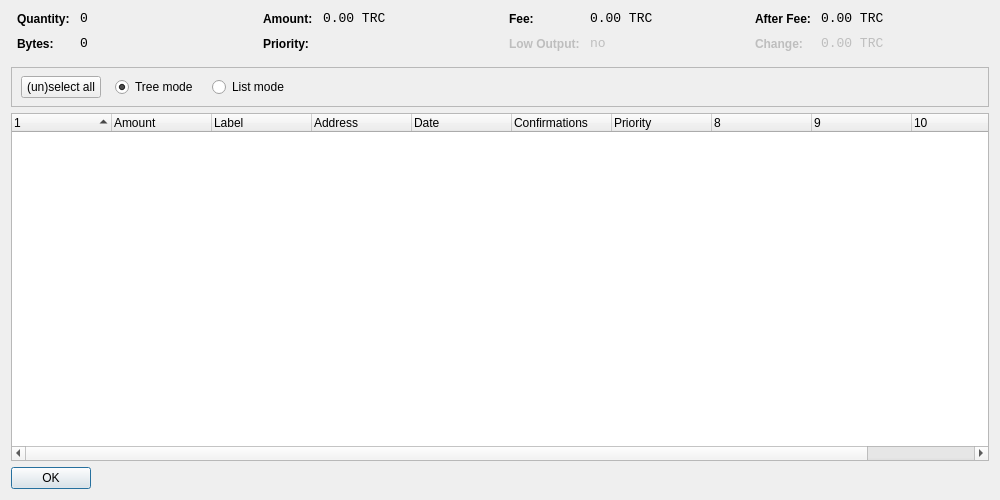
<?xml version="1.0" encoding="UTF-8"?>
<ui version="4.0">
 <class>CoinControlDialog</class>
 <widget class="QDialog" name="CoinControlDialog">
  <property name="geometry">
   <rect>
    <x>0</x>
    <y>0</y>
    <width>1000</width>
    <height>500</height>
   </rect>
  </property>
  <property name="windowTitle">
   <string>Coin Control</string>
  </property>
  <layout class="QVBoxLayout" name="verticalLayout">
   <item>
    <layout class="QHBoxLayout" name="horizontalLayoutTop" stretch="0,0,0,0">
     <property name="topMargin">
      <number>0</number>
     </property>
     <property name="bottomMargin">
      <number>10</number>
     </property>
     <item>
      <layout class="QFormLayout" name="formLayoutCoinControl1">
       <property name="horizontalSpacing">
        <number>10</number>
       </property>
       <property name="verticalSpacing">
        <number>10</number>
       </property>
       <property name="leftMargin">
        <number>6</number>
       </property>
       <property name="rightMargin">
        <number>6</number>
       </property>
       <item row="0" column="0">
        <widget class="QLabel" name="labelCoinControlQuantityText">
         <property name="styleSheet">
          <string notr="true">font-weight:bold;</string>
         </property>
         <property name="text">
          <string>Quantity:</string>
         </property>
        </widget>
       </item>
       <item row="0" column="1">
        <widget class="QLabel" name="labelCoinControlQuantity">
         <property name="font">
          <font>
           <family>Monospace</family>
           <pointsize>10</pointsize>
          </font>
         </property>
         <property name="cursor">
          <cursorShape>IBeamCursor</cursorShape>
         </property>
         <property name="contextMenuPolicy">
          <enum>Qt::ActionsContextMenu</enum>
         </property>
         <property name="text">
          <string notr="true">0</string>
         </property>
         <property name="textInteractionFlags">
          <set>Qt::LinksAccessibleByMouse|Qt::TextSelectableByKeyboard|Qt::TextSelectableByMouse</set>
         </property>
        </widget>
       </item>
       <item row="1" column="0">
        <widget class="QLabel" name="labelCoinControlBytesText">
         <property name="styleSheet">
          <string notr="true">font-weight:bold;</string>
         </property>
         <property name="text">
          <string>Bytes:</string>
         </property>
        </widget>
       </item>
       <item row="1" column="1">
        <widget class="QLabel" name="labelCoinControlBytes">
         <property name="font">
          <font>
           <family>Monospace</family>
           <pointsize>10</pointsize>
          </font>
         </property>
         <property name="cursor">
          <cursorShape>IBeamCursor</cursorShape>
         </property>
         <property name="contextMenuPolicy">
          <enum>Qt::ActionsContextMenu</enum>
         </property>
         <property name="text">
          <string notr="true">0</string>
         </property>
         <property name="textInteractionFlags">
          <set>Qt::LinksAccessibleByMouse|Qt::TextSelectableByKeyboard|Qt::TextSelectableByMouse</set>
         </property>
        </widget>
       </item>
      </layout>
     </item>
     <item>
      <layout class="QFormLayout" name="formLayoutCoinControl2">
       <property name="horizontalSpacing">
        <number>10</number>
       </property>
       <property name="verticalSpacing">
        <number>10</number>
       </property>
       <property name="leftMargin">
        <number>6</number>
       </property>
       <property name="rightMargin">
        <number>6</number>
       </property>
       <item row="0" column="0">
        <widget class="QLabel" name="labelCoinControlAmountText">
         <property name="styleSheet">
          <string notr="true">font-weight:bold;</string>
         </property>
         <property name="text">
          <string>Amount:</string>
         </property>
        </widget>
       </item>
       <item row="0" column="1">
        <widget class="QLabel" name="labelCoinControlAmount">
         <property name="font">
          <font>
           <family>Monospace</family>
           <pointsize>10</pointsize>
          </font>
         </property>
         <property name="cursor">
          <cursorShape>IBeamCursor</cursorShape>
         </property>
         <property name="contextMenuPolicy">
          <enum>Qt::ActionsContextMenu</enum>
         </property>
         <property name="text">
          <string notr="true">0.00 TRC</string>
         </property>
         <property name="textInteractionFlags">
          <set>Qt::LinksAccessibleByMouse|Qt::TextSelectableByKeyboard|Qt::TextSelectableByMouse</set>
         </property>
        </widget>
       </item>
       <item row="1" column="0">
        <widget class="QLabel" name="labelCoinControlPriorityText">
         <property name="styleSheet">
          <string notr="true">font-weight:bold;</string>
         </property>
         <property name="text">
          <string>Priority:</string>
         </property>
        </widget>
       </item>
       <item row="1" column="1">
        <widget class="QLabel" name="labelCoinControlPriority">
         <property name="font">
          <font>
           <family>Monospace</family>
           <pointsize>10</pointsize>
          </font>
         </property>
         <property name="cursor">
          <cursorShape>IBeamCursor</cursorShape>
         </property>
         <property name="contextMenuPolicy">
          <enum>Qt::ActionsContextMenu</enum>
         </property>
         <property name="text">
          <string/>
         </property>
         <property name="textInteractionFlags">
          <set>Qt::LinksAccessibleByMouse|Qt::TextSelectableByKeyboard|Qt::TextSelectableByMouse</set>
         </property>
        </widget>
       </item>
      </layout>
     </item>
     <item>
      <layout class="QFormLayout" name="formLayoutCoinControl3">
       <property name="horizontalSpacing">
        <number>10</number>
       </property>
       <property name="verticalSpacing">
        <number>10</number>
       </property>
       <property name="leftMargin">
        <number>6</number>
       </property>
       <property name="rightMargin">
        <number>6</number>
       </property>
       <item row="0" column="0">
        <widget class="QLabel" name="labelCoinControlFeeText">
         <property name="styleSheet">
          <string notr="true">font-weight:bold;</string>
         </property>
         <property name="text">
          <string>Fee:</string>
         </property>
        </widget>
       </item>
       <item row="0" column="1">
        <widget class="QLabel" name="labelCoinControlFee">
         <property name="font">
          <font>
           <family>Monospace</family>
           <pointsize>10</pointsize>
          </font>
         </property>
         <property name="cursor">
          <cursorShape>IBeamCursor</cursorShape>
         </property>
         <property name="contextMenuPolicy">
          <enum>Qt::ActionsContextMenu</enum>
         </property>
         <property name="text">
          <string notr="true">0.00 TRC</string>
         </property>
         <property name="textInteractionFlags">
          <set>Qt::LinksAccessibleByMouse|Qt::TextSelectableByKeyboard|Qt::TextSelectableByMouse</set>
         </property>
        </widget>
       </item>
       <item row="1" column="0">
        <widget class="QLabel" name="labelCoinControlLowOutputText">
         <property name="enabled">
          <bool>false</bool>
         </property>
         <property name="styleSheet">
          <string notr="true">font-weight:bold;</string>
         </property>
         <property name="text">
          <string>Low Output:</string>
         </property>
        </widget>
       </item>
       <item row="1" column="1">
        <widget class="QLabel" name="labelCoinControlLowOutput">
         <property name="enabled">
          <bool>false</bool>
         </property>
         <property name="font">
          <font>
           <family>Monospace</family>
           <pointsize>10</pointsize>
          </font>
         </property>
         <property name="cursor">
          <cursorShape>IBeamCursor</cursorShape>
         </property>
         <property name="contextMenuPolicy">
          <enum>Qt::ActionsContextMenu</enum>
         </property>
         <property name="text">
          <string notr="true">no</string>
         </property>
         <property name="textInteractionFlags">
          <set>Qt::LinksAccessibleByMouse|Qt::TextSelectableByKeyboard|Qt::TextSelectableByMouse</set>
         </property>
        </widget>
       </item>
      </layout>
     </item>
     <item>
      <layout class="QFormLayout" name="formLayoutCoinControl4">
       <property name="horizontalSpacing">
        <number>10</number>
       </property>
       <property name="verticalSpacing">
        <number>10</number>
       </property>
       <property name="leftMargin">
        <number>6</number>
       </property>
       <property name="rightMargin">
        <number>6</number>
       </property>
       <item row="0" column="0">
        <widget class="QLabel" name="labelCoinControlAfterFeeText">
         <property name="styleSheet">
          <string notr="true">font-weight:bold;</string>
         </property>
         <property name="text">
          <string>After Fee:</string>
         </property>
        </widget>
       </item>
       <item row="0" column="1">
        <widget class="QLabel" name="labelCoinControlAfterFee">
         <property name="font">
          <font>
           <family>Monospace</family>
           <pointsize>10</pointsize>
          </font>
         </property>
         <property name="cursor">
          <cursorShape>IBeamCursor</cursorShape>
         </property>
         <property name="contextMenuPolicy">
          <enum>Qt::ActionsContextMenu</enum>
         </property>
         <property name="text">
          <string notr="true">0.00 TRC</string>
         </property>
         <property name="textInteractionFlags">
          <set>Qt::LinksAccessibleByMouse|Qt::TextSelectableByKeyboard|Qt::TextSelectableByMouse</set>
         </property>
        </widget>
       </item>
       <item row="1" column="0">
        <widget class="QLabel" name="labelCoinControlChangeText">
         <property name="enabled">
          <bool>false</bool>
         </property>
         <property name="styleSheet">
          <string notr="true">font-weight:bold;</string>
         </property>
         <property name="text">
          <string>Change:</string>
         </property>
        </widget>
       </item>
       <item row="1" column="1">
        <widget class="QLabel" name="labelCoinControlChange">
         <property name="enabled">
          <bool>false</bool>
         </property>
         <property name="font">
          <font>
           <family>Monospace</family>
           <pointsize>10</pointsize>
          </font>
         </property>
         <property name="cursor">
          <cursorShape>IBeamCursor</cursorShape>
         </property>
         <property name="contextMenuPolicy">
          <enum>Qt::ActionsContextMenu</enum>
         </property>
         <property name="text">
          <string notr="true">0.00 TRC</string>
         </property>
         <property name="textInteractionFlags">
          <set>Qt::LinksAccessibleByMouse|Qt::TextSelectableByKeyboard|Qt::TextSelectableByMouse</set>
         </property>
        </widget>
       </item>
      </layout>
     </item>
    </layout>
   </item>
   <item>
    <widget class="QFrame" name="frame">
     <property name="minimumSize">
      <size>
       <width>0</width>
       <height>40</height>
      </size>
     </property>
     <property name="frameShape">
      <enum>QFrame::StyledPanel</enum>
     </property>
     <property name="frameShadow">
      <enum>QFrame::Sunken</enum>
     </property>
     <widget class="QWidget" name="horizontalLayoutWidget">
      <property name="geometry">
       <rect>
        <x>10</x>
        <y>0</y>
        <width>781</width>
        <height>41</height>
       </rect>
      </property>
      <layout class="QHBoxLayout" name="horizontalLayoutPanel" stretch="0,0,0,0,0">
       <property name="spacing">
        <number>14</number>
       </property>
       <item>
        <widget class="QPushButton" name="pushButtonSelectAll">
         <property name="sizePolicy">
          <sizepolicy hsizetype="Maximum" vsizetype="Fixed">
           <horstretch>0</horstretch>
           <verstretch>0</verstretch>
          </sizepolicy>
         </property>
         <property name="text">
          <string>(un)select all</string>
         </property>
        </widget>
       </item>
       <item>
        <widget class="QRadioButton" name="radioTreeMode">
         <property name="sizePolicy">
          <sizepolicy hsizetype="Maximum" vsizetype="Fixed">
           <horstretch>0</horstretch>
           <verstretch>0</verstretch>
          </sizepolicy>
         </property>
         <property name="text">
          <string>Tree mode</string>
         </property>
         <property name="checked">
          <bool>true</bool>
         </property>
        </widget>
       </item>
       <item>
        <widget class="QRadioButton" name="radioListMode">
         <property name="sizePolicy">
          <sizepolicy hsizetype="Maximum" vsizetype="Fixed">
           <horstretch>0</horstretch>
           <verstretch>0</verstretch>
          </sizepolicy>
         </property>
         <property name="text">
          <string>List mode</string>
         </property>
        </widget>
       </item>
       <item>
        <spacer name="horizontalSpacer">
         <property name="orientation">
          <enum>Qt::Horizontal</enum>
         </property>
         <property name="sizeHint" stdset="0">
          <size>
           <width>40</width>
           <height>20</height>
          </size>
         </property>
        </spacer>
       </item>
      </layout>
     </widget>
    </widget>
   </item>
   <item>
    <widget class="CoinControlTreeWidget" name="treeWidget">
     <property name="contextMenuPolicy">
      <enum>Qt::CustomContextMenu</enum>
     </property>
     <property name="sortingEnabled">
      <bool>false</bool>
     </property>
     <property name="columnCount">
      <number>11</number>
     </property>
     <attribute name="headerShowSortIndicator" stdset="0">
      <bool>true</bool>
     </attribute>
     <attribute name="headerStretchLastSection">
      <bool>false</bool>
     </attribute>
     <column>
      <property name="text">
       <string/>
      </property>
     </column>
     <column>
      <property name="text">
       <string>Amount</string>
      </property>
     </column>
     <column>
      <property name="text">
       <string>Label</string>
      </property>
     </column>
     <column>
      <property name="text">
       <string>Address</string>
      </property>
     </column>
     <column>
      <property name="text">
       <string>Date</string>
      </property>
     </column>
     <column>
      <property name="text">
       <string>Confirmations</string>
      </property>
      <property name="toolTip">
       <string>Confirmed</string>
      </property>
     </column>
     <column>
      <property name="text">
       <string>Priority</string>
      </property>
     </column>
     <column>
      <property name="text">
       <string/>
      </property>
     </column>
     <column>
      <property name="text">
       <string/>
      </property>
     </column>
     <column>
      <property name="text">
       <string/>
      </property>
     </column>
     <column>
      <property name="text">
       <string/>
      </property>
     </column>
    </widget>
   </item>
   <item>
    <widget class="QDialogButtonBox" name="buttonBox">
     <property name="sizePolicy">
      <sizepolicy hsizetype="Maximum" vsizetype="Fixed">
       <horstretch>0</horstretch>
       <verstretch>0</verstretch>
      </sizepolicy>
     </property>
     <property name="orientation">
      <enum>Qt::Horizontal</enum>
     </property>
     <property name="standardButtons">
      <set>QDialogButtonBox::Ok</set>
     </property>
    </widget>
   </item>
  </layout>
 </widget>
 <customwidgets>
  <customwidget>
   <class>CoinControlTreeWidget</class>
   <extends>QTreeWidget</extends>
   <header>coincontroltreewidget.h</header>
  </customwidget>
 </customwidgets>
 <resources/>
 <connections/>
</ui>
